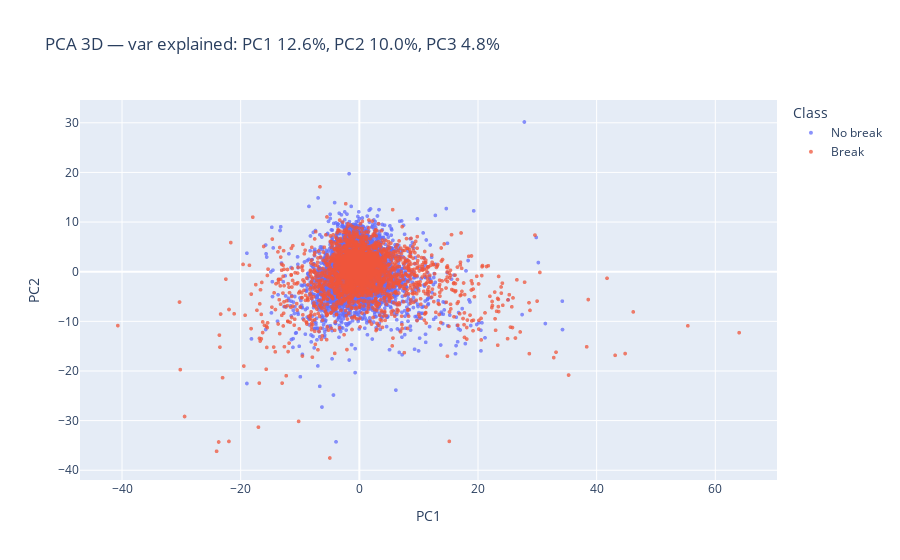

Notebook code cell kept with this figure:
### Markdown cell above
# Features PCA

### Code cell
import numpy as np
import pandas as pd
from sklearn.impute import SimpleImputer
from sklearn.preprocessing import StandardScaler
from sklearn.decomposition import PCA
import plotly.express as px

RANDOM_STATE = 42  # or your project seed

# Drop the outlier
X_train_feat_bis = X_train_feat.drop(index=2585)
y_train_bis = y_train.drop(index=2585)

# 0) Align X and y (ensure same index and only numeric features)
X = X_train_feat_bis.select_dtypes(include=[np.number]).copy()
y = y_train_bis.loc[X.index]

# 1) Impute + standardize (good practice for PCA)
X_imp = SimpleImputer(strategy="median").fit_transform(X)
X_std = StandardScaler().fit_transform(X_imp)

# 2) PCA to 3 components
pca = PCA(n_components=3, random_state=RANDOM_STATE)
Z = pca.fit_transform(X_std)
expl = pca.explained_variance_ratio_
title = (
    f"PCA 3D — var explained: PC1 {expl[0]:.1%}, PC2 {expl[1]:.1%}, PC3 {expl[2]:.1%}"
)

# 3) Build Plotly dataframe
plot_df = pd.DataFrame(Z, index=X.index, columns=["PC1", "PC2", "PC3"]).assign(
    label=y.values.astype(int)
)

# Optional: nicer label names
label_map = {0: "No break", 1: "Break"}
plot_df["label_name"] = plot_df["label"].map(label_map)

# 4) 3D scatter
fig = px.scatter(
    plot_df,
    x="PC1",
    y="PC2",
    color="label_name",
    hover_name=plot_df.index.astype(str),
    opacity=0.75,
    title=title,
)
fig.update_traces(marker=dict(size=4))
fig.update_layout(legend_title_text="Class")
fig.show()

### Figure 1 — Plotly figure (JSON) as saved in the notebook; plotly's stock layout.template omitted (floating-point values rounded to 4 significant figures; data arrays with more than 128 entries replaced by an {"elided": "..."} marker saying what was removed)
{"data": [{"hovertemplate": "<b>%{hovertext}</b><br><br>label_name=No break<br>PC1=%{x}<br>PC2=%{y}<extra></extra>", "hovertext": {"elided": "6808 str values"}, "legendgroup": "No break", "marker": {"color": "#636efa", "opacity": 0.75, "size": 4, "symbol": "circle"}, "mode": "markers", "name": "No break", "showlegend": true, "type": "scattergl", "x": {"elided": "6808 float values"}, "xaxis": "x", "y": {"elided": "6808 float values"}, "yaxis": "y"}, {"hovertemplate": "<b>%{hovertext}</b><br><br>label_name=Break<br>PC1=%{x}<br>PC2=%{y}<extra></extra>", "hovertext": {"elided": "2791 str values"}, "legendgroup": "Break", "marker": {"color": "#EF553B", "opacity": 0.75, "size": 4, "symbol": "circle"}, "mode": "markers", "name": "Break", "showlegend": true, "type": "scattergl", "x": {"elided": "2791 float values"}, "xaxis": "x", "y": {"elided": "2791 float values"}, "yaxis": "y"}], "layout": {"legend": {"title": {"text": "Class"}, "tracegroupgap": 0}, "title": {"text": "PCA 3D — var explained: PC1 12.6%, PC2 10.0%, PC3 4.8%"}, "xaxis": {"anchor": "y", "domain": [0, 1], "title": {"text": "PC1"}}, "yaxis": {"anchor": "x", "domain": [0, 1], "title": {"text": "PC2"}}}}
